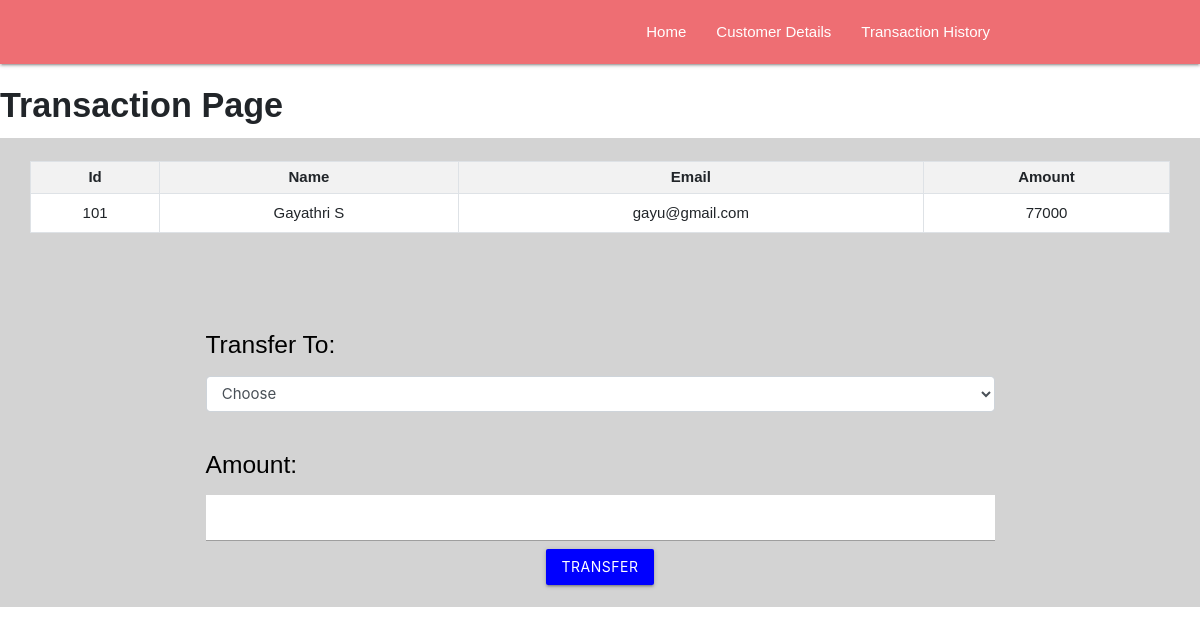
/php/transaction.php?c_id=101, run on the app's committed database.
### tables this page shows
CREATE TABLE `clients` (
  `c_id` int(3) NOT NULL,
  `c_name` varchar(20) NOT NULL,
  `c_mail` varchar(20) DEFAULT NULL,
  `c_balance` int(10) NOT NULL
);

### php/transaction.php (the view, shortened to what this page needs)
<!DOCTYPE html>
<html lang="en">
<head>
    <link rel="stylesheet" href="https://maxcdn.bootstrapcdn.com/bootstrap/4.0.0/css/bootstrap.min.css">
    <link rel="stylesheet" href="../css/style.css">
    <link rel="stylesheet" href="https://cdnjs.cloudflare.com/ajax/libs/materialize/1.0.0/css/materialize.min.css">
</head>
<body>
    <?php
    include 'navbar.php';
    ?>
        <h4><b>Transaction Page</b></h4>
    <div class="container-fluid" style="background-color:lightgray">
        <?php
        include './connection.php';
        if (isset($_REQUEST['c_id'])) {
            $sid = $_GET['c_id'];
            $sql = "SELECT * FROM  clients where c_id=$sid";
            $result = mysqli_query($conn, $sql);
            $rows = mysqli_fetch_assoc($result);
        }
        ?>
        <form method="post" name="tcredit" class="tabletext"><br>
            <div class="container-fluid" >
                <table class="table table-sm table-striped table-condensed table-bordered" style="background:white">
                    <tr>
                        <th class="text-center">Id</th>
                        <th class="text-center">Name</th>
                        <th class="text-center">Email</th>
                        <th class="text-center">Amount</th>
                    </tr>
                    <tr>
                        <td class="center py-2"><?php echo (isset($rows['c_id']) ? $rows['c_id'] : ''); ?></td>
                        <td class="center py-2"><?php echo (isset($rows['c_name']) ? $rows['c_name'] : ''); ?></td>
                        <td class="center py-2"><?php echo (isset($rows['c_mail']) ? $rows['c_mail'] : ''); ?></td>
                        <td class="center py-2"><?php echo (isset($rows['c_balance']) ? $rows['c_balance'] : ''); ?></td>
                    </tr>
                </table>
            </div>
            <div class="container">
                <br><br><br>
                <label for="to"><h5 style="color:black">Transfer To:</h5></label>
                <select id="to" name="to" class="form-control" required>
                    <option value="" disabled selected>Choose</option>
            </div>
            <br>
            <label for="amount"><h5 style="color:black">Amount:</h5></label>
            <input type="number" class="form-control" name="amount" id="amount" style="background:white" required>
            <div class="text-center">
                <button class="btn" name="submit" type="submit" id="myBtn" style="background-color:blue;color:white">Transfer</button>
            </div>
            <br>
        </form>
    </div>
</body>
</html>

### css/style.css (style rules this page uses)
body { font-family: Arial, Helvetica, sans-serif; margin: 0; }

### data on the page
clients: c_id "101", c_name "Gayathri S", c_mail "gayu@gmail.com", c_balance "77000"
